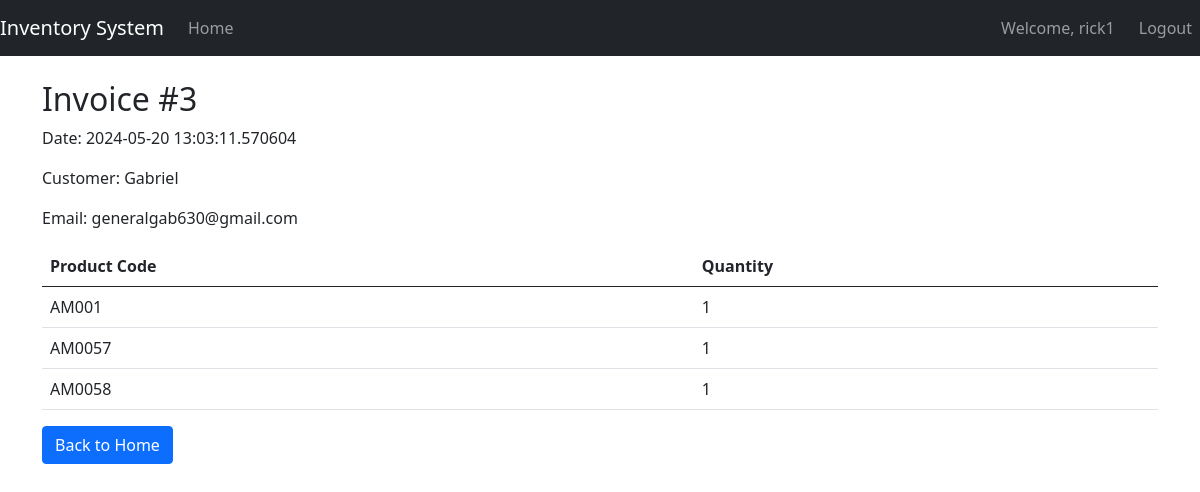
Page /invoice/3 (signed in) on the earlier database version.
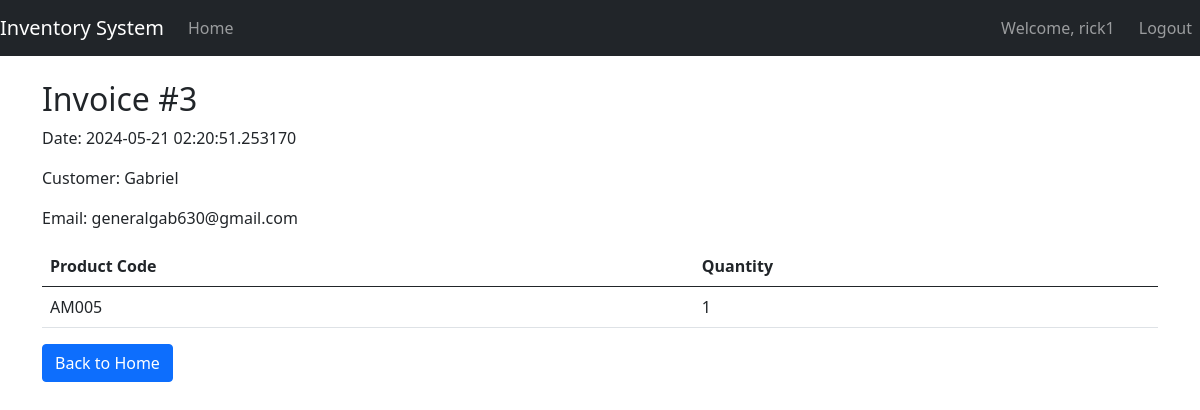
Same page on the later database version.
### STORE/models.py (models this page shows, shortened)
class User(UserMixin, db.Model):
    id = db.Column(db.Integer, primary_key=True)
    username = db.Column(db.String(64), index=True, unique=True, nullable=False)
    email = db.Column(db.String(120), index=True, unique=True, nullable=False)
    password_hash = db.Column(db.String(128), nullable=False)

class Invoice(db.Model):
    id = db.Column(db.Integer, primary_key=True)
    customer_name = db.Column(db.String(128), nullable=False)
    customer_email = db.Column(db.String(128), nullable=False)
    date_created = db.Column(db.DateTime, default=datetime.utcnow)
    total_amount = db.Column(db.Float, nullable=False)  # Define total_amount attribute
    items = db.relationship('InvoiceItem', backref='invoice', lazy=True)

class InvoiceItem(db.Model):
    id = db.Column(db.Integer, primary_key=True)
    product_code = db.Column(db.String(64), db.ForeignKey('product.code'), nullable=False)
    quantity = db.Column(db.Integer, nullable=False)
    invoice_id = db.Column(db.Integer, db.ForeignKey('invoice.id'), nullable=False)
    product = db.relationship('Product')

### STORE/routes.py (the view)
@app.route('/invoice/<int:invoice_id>')
@login_required
def invoice(invoice_id):
    invoice = Invoice.query.get_or_404(invoice_id)
    return render_template('invoice.html', invoice=invoice)

### STORE/__init__.py (called while the page is built)
@login_manager.user_loader
def load_user(user_id):
    return User.query.get(int(user_id))

### STORE/templates/invoice.html (shortened to what this page needs)
{% extends "base.html" %}
{% block content %}
    <h2>Invoice #{{ invoice.id }}</h2>
    <p>Date: {{ invoice.date_created }}</p>
    <p>Customer: {{ invoice.customer_name }}</p>
    <p>Email: {{ invoice.customer_email }}</p>
    <table class="table">
        <thead>
            <tr>
                <th>Product Code</th>
                <th>Quantity</th>
            </tr>
        </thead>
        <tbody>
            {% for item in invoice.items %}
            <tr>
                <td>{{ item.product_code }}</td>
                <td>{{ item.quantity }}</td>
            </tr>
            {% endfor %}
        </tbody>
    </table>
    <a href="{{ url_for('index') }}" class="btn btn-primary">Back to Home</a>
{% endblock %}

### STORE/templates/base.html (shortened to what this page needs)
<!DOCTYPE html>
<html lang="en">
<head>
    <link href="https://cdn.jsdelivr.net/npm/bootstrap@5.0.2/dist/css/bootstrap.min.css" rel="stylesheet">
</head>
<body>
    <nav class="navbar navbar-expand-lg navbar-dark bg-dark">
        <a class="navbar-brand" href="{{ url_for('index') }}">Inventory System</a>
        <div class="collapse navbar-collapse" id="navbarNav">
            <ul class="navbar-nav">
                {% if request.path != '/' and request.path != '/login' and request.path != '/register' %}
                <li class="nav-item">
                    <a class="nav-link" href="{{ url_for('index') }}">Home</a>
                </li>
                {% endif %}
            </ul>
        </div>
        <div class="navbar-nav ml-auto">
            {% if current_user.is_authenticated %}
                {% if request.path != '/' %}
                    <span class="navbar-text me-3">Welcome, {{ current_user.username }}</span>
                    <a href="{{ url_for('logout') }}" class="nav-item nav-link">Logout</a>
                {% endif %}
            {% else %}
                {% if request.path != '/' and request.path != '/login' and request.path != '/register' %}
                    <a href="{{ url_for('login') }}" class="nav-item nav-link">Login</a>
                {% endif %}
            {% endif %}
        </div>
    </nav>
    <div class="container mt-4">
        {% block content %}
        {% endblock %}
    </div>
</body>
</html>

Differences in the rows shown:
removed InvoiceItem: product_code "AM0057", quantity "1"
removed InvoiceItem: product_code "AM0058", quantity "1"
changed Invoice "Gabriel": date_created "2024-05-20 13:03:11.570604" → "2024-05-21 02:20:51.253170"
changed InvoiceItem: product_code "AM001" → "AM005"
